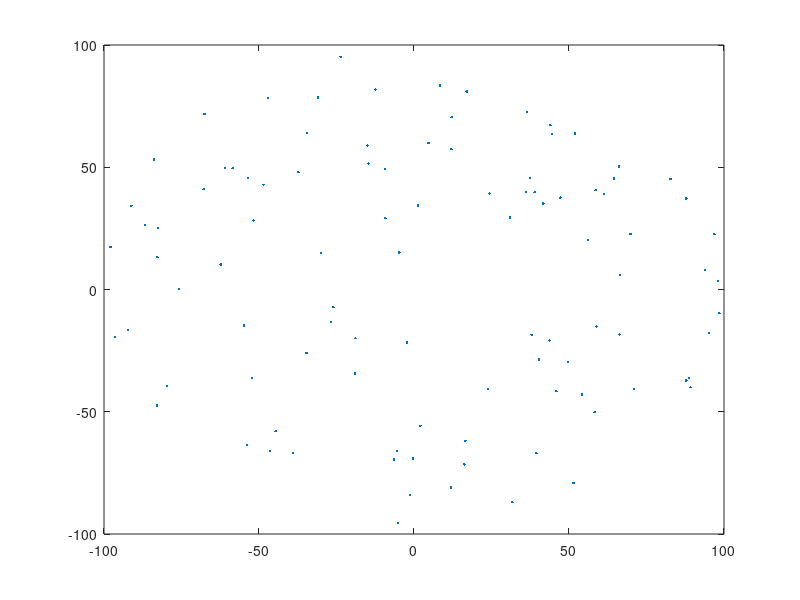

Write the MATLAB code that produced this figure. (Note: this script raises an error after producing the figure.)
close all;
clear all;
clc;
% config2
addpath('..\');
tic
% rng('default');
M = 4;
N = 4;
P = 2;
Mg = 1;
Ng = 2;
P_ue = 2;
noise_K = 1.38e-23; % J/K
noise_T = 290; % K
UEnoisefig = 9; % dB
min_dis = 10;
ISD = 200;
max_dis = 100;
BSpower = 35; % dBm
BandWidth = 100e6;
ang_etilt = 102;
nBS = 1;
nUE = 100;
nsnap = 100;
inteval = 0.1; % seconds
Pgroundnoise = 10*log10( noise_K * noise_T * BandWidth );
Pn = 10^( ( Pgroundnoise + UEnoisefig)/10 );
% save('.\data\spconsconfig2_result.mat','nUE','-append');
h_UE = 1.5 * ones(nUE,1);
r_UE = sqrt( rand(nUE, 1 ) ) * ( max_dis - min_dis ) + min_dis;
theta_UE = rand( nUE, 1 ) * 2 * pi;
x_UE = r_UE .* cos( theta_UE );
y_UE = r_UE .* sin( theta_UE );
UE_pos = [ x_UE, y_UE, h_UE ].';
% UE_pos = [0 10 1.5].';
figure(1);plot(UE_pos(1,:), UE_pos(2,:),'.'); hold on;
%-------------------------------------------
Layout = SysLayoutConfig;
Layout.BS_position = [0; 0; 10];
Layout.BSorientation = [ pi/6; 0; 0];
Layout.UE_position = UE_pos;
Layout.center_frequency = 30e9;
Layout.BSSpacTuple = [2.5 2.5 0.5 0.5];
Layout.BSarrayTuple = [Mg Ng M N P];
Layout.UEarrayTuple = [1 1 1 1 P_ue];
Layout.UEX_pol = 0;
Layout.Ind_3_sector = 1;
Layout.UE_speed = 30/3.6;
Layout.UE_mov_direction = [pi*2*rand(1,nUE); pi/2*ones(1,nUE)];
Layout.dis_2pole = 0;
get_BS_UE_array_config( Layout );
Chan = ChannelConfig(Layout);
Chan.scenario = {'umi'};
Chan.Ind_spatconsis = 1;
Chan.Ind_LOS = 2;
Chan.Ind_O2I = 0;
Chan.channeltype = 'dynamic';
Chan.interval_snap = inteval; %100ms
Chan.nsnap = nsnap;
%-------------------------------------------
[HHhcoef,HHinfo] = get_channelcoeff( Chan,Layout);
%---------------------
w_tilt = 1/sqrt(M*N) * exp(-1i * pi * (0:M-1) * cos(ang_etilt/180*pi) ).'...
    .* exp(-1i * pi * (0:N-1) * sin(0/180*pi) ); % sure
delay = zeros(nUE,nsnap);
AOA = zeros(nUE,nsnap);
Pow = zeros(nUE,nsnap);
P_eff = zeros(3, 1, nUE);
P_eff1 = zeros(3, 1, nUE);
for iUE = 1 : nUE
    delay( iUE,: ) = HHinfo.ssp(1, iUE ).cluster.tau_n_tilde(3,:)*1e9;
    AOA( iUE,: ) = HHinfo.ssp(1, iUE ).cluster.phi_AOA_nt(3,:);
    Pow( iUE,: ) = HHinfo.ssp(1, iUE ).cluster.P_nt(3,:);
    hh = HHhcoef(1, iUE ).H(:,:,:,1); % ncluster(+4) nRx nTx nsnap
    h_temp = reshape(hh, size(hh,1), P_ue, M, N, [],3);
    h_temp = permute(h_temp, [3 4 1 2 5 6] ); % M N Npath P_ue []
    h_temp = sum(h_temp .* w_tilt,[1 2]);
    P_temp = abs(h_temp).^2;
    P_temp1 = sum(P_temp,[3 4 5] ) / (Ng * P_ue * P);
    P_temp1 = permute(P_temp1, [6 1 2 3 4 5 ] );
    P_eff(:,1,iUE) = ( 10^( BSpower/10 ) /1000 ) * P_temp1;
    P_temp2 = sum(P_temp(:,:,:,:,1,:),[3 4] ) / (P_ue);
    P_temp2 = permute(P_temp2, [6 1 2 3 4 5 ] );
    P_eff1(:,1,iUE) = ( 10^( BSpower/10 ) /1000 ) * P_temp2;
end
P_cl = reshape(P_eff, [], nUE );
RSRP = reshape(P_eff1, [], nUE );
%------------------------
%Select serving cell(BS)
%Note that in this simulator, AS and DS in each BS site are the same.
[sub1, sub2] = find(RSRP == max(RSRP,[],1) );
Ind_servBS = ceil(sub1/3);
Ind_sc = sub2ind([nBS*3 nUE],sub1,sub2);
% %-------------------------------------
% Couplingloss
CL2 = 10 * log10( P_cl(Ind_sc) ) - BSpower + 30;
% WidebandSINR
WSINR2 = 10 * log10( max(RSRP,[],1)./ (Pn + sum(RSRP,1) ...
    - max(RSRP,[],1) ) );
%--------------------
AOA = unwrap(AOA/180*pi)/pi*180;
stddelay = std(delay,[],2) /inteval;
stdAOA = std(AOA,[],2) /inteval;
stdPow = std(Pow,[],2) /inteval;
% save('.\data\spconsconfig2_result.mat.mat','CL2','WSINR2',...
%     'stddelay','stdAOA','stdPow')
toc;
figure;set(gcf,'position',[300,100,1200,900],'color','w');
subplot(2,3,1);
plotecdf(CL2, -40,-180,100,'Coupling loss','dB');
subplot(2,3,2);
plotecdf(WSINR2, -15,30,100,'SINR','dB');
subplot(2,3,3);
plotecdf(stddelay, 0,10000,100,'avg varying rate -- AOA',[]);
subplot(2,3,4);
plotecdf(stdAOA, 0,1400,100,'avg varying rate -- AOA',[]);
subplot(2,3,5);
plotecdf(stdPow, 0,1.8,100,'avg varying rate -- AOA',[]);
set(gca,'FontName','Times New Roman','FontSize',11);


